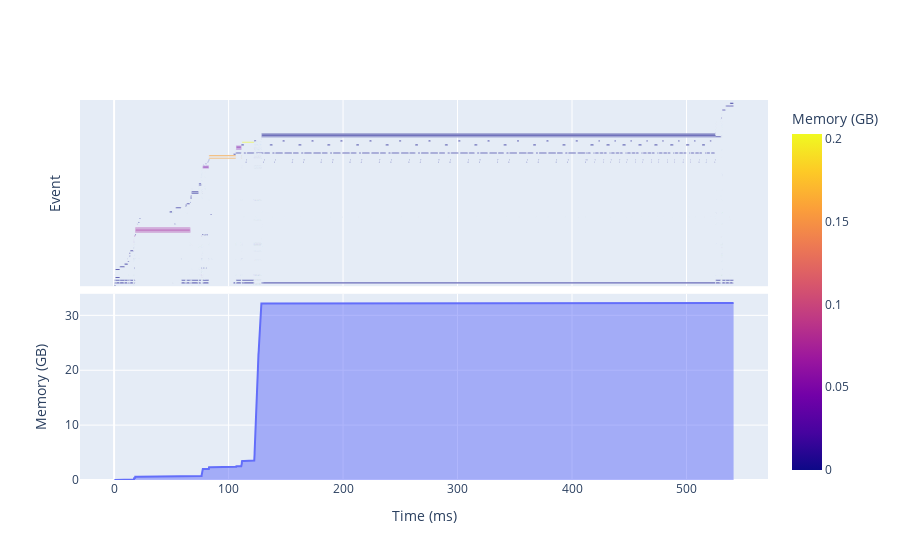

This figure's notebook cell:
### Code cell
df["main_module"] = df["module"].apply(
    lambda x: x.split("/")[1] if len(x.split("/")) > 1 else x
)
# df['delta'] = df['Finish'] - df['Start']
df["delta"] = df["cpu_end"] - df["cpu_start"]
df = df.sort_values("cpu_start")


# Create cumulative memory usage
df["cumulative_memory"] = df["memory"].cumsum()


# fig = px.timeline(evs, x_start="cpu_start", x_end="cpu_end", y="name", color="device", title="Memory Usage Timeline")
# fig = px.timeline(
#     df,
#     x_start="cpu_start",
#     x_end="cpu_end",
#     y="main_module",
#     color="memory",
#     title="Memory Usage Timeline",
#     hover_data="module",
# )  # , color_continuous_scale=px.colors.sequential.Teal)
# fig.update_yaxes(visible=False)
#
# fig.update_yaxes(autorange="reversed")
#
# fig.layout.xaxis.type = 'linear'
# make gantt instead of timeline
fig_timeline = px.timeline(
    df,
    x_start="cpu_start",
    x_end="cpu_end",
    y="name",
    color="memory",
    title="Memory Usage Timeline",
    hover_data="module",
    color_continuous_scale=px.colors.sequential.BuGn,
)
fig_timeline.update_yaxes(visible=False)
fig_timeline.layout.xaxis.type = "linear"
fig_timeline.data[0].x = df.delta.tolist()

# # Create the plot
fig_area = px.area(
    df,
    x="cpu_start",
    y="cumulative_memory",
    title="GPU Memory Usage Over Time",
    labels={"timestamp": "Time", "cumulative_memory": "Memory Usage (GB)"},
)

import plotly.graph_objects as go
from plotly.subplots import make_subplots

# i want to overlay the timeline and the area plot that is, both in the same figure
# it needs to be a timeline

fig = make_subplots(rows=2, cols=1, shared_xaxes=True, vertical_spacing=0.02)
timeline_trace = fig.add_trace(fig_timeline.data[0], row=1, col=1)
area_trace = fig.add_trace(fig_area.data[0], row=2, col=1)

# colors = 
max_mem = df.memory.max()
# timeblock_color = [px.colors.sequential.RdBu_r[int(m)] for m in df.memory]
# timeblock_color = [px.colors.sequential.Plotly3[int(9*m/max_mem)] for m in df.memory]

# invisible y acis for the timeline
# fig.update_yaxes(visible=False, row=1, col=1)
# update y axis to 0 to 10 for the area plot
# fig.update_yaxes(range=[0, 16], row=2, col=1)
# y label is event
fig.update_yaxes(title_text="Event", row=1, col=1)
# remove ticks from y axis
fig.update_yaxes(showticklabels=False, row=1, col=1)

# update colorscheme of timeline to Teal
# timeline_trace
# fig.update_traces(marker=dict(color=df["memory"], colorscale=px.colors.sequential.BuGn), selector=dict(type="bar"))
# fig.update_traces(marker=dict(color=timeblock_color, ), selector=dict(type="bar"), overwrite=True)
# fig.update_layout(coloraxis_colorbar=dict(title="Memory (GB)"))
# add colorbar to legend
fig.update_layout(coloraxis_colorbar=dict(title="Memory (GB)"))

# x axis is ms
fig.update_xaxes(title_text="Time (ms)", row=2, col=1)
# y axis is memory in GB
fig.update_yaxes(title_text="Memory (GB)", row=2, col=1)

# add vertical lines for each main_module's start_time with its main_module as label
# main_df = df.groupby("main_module").first()
# for i, row in main_df.iterrows():
#     fig.add_vline(x=row.cpu_start, line_width=1, line_dash="dot", line_color="red", row=1, col=1)
#     fig.add_vline(x=row.cpu_start, line_width=1, line_dash="dot", line_color="red", row=2, col=1)

# main_df = df.groupby("main_module").first()
# for i, row in main_df.iterrows():
#     # set annotation text at 45 degree angle
#     # fig.add_vline(x=row.cpu_start, line_width=1, line_dash="dot", line_color="red", row=1, col=1, annotation_text=row.name, annotation_angle=45)
#     # fig.add_vline(x=row.cpu_start, line_width=1, line_dash="dot", line_color="red", row=2, col=1, annotation_text=row.name)
#     # use vrect instead
#     fig.add_vrect(x0=row.cpu_start, x1=row.cpu_end, fillcolor="red", opacity=0.1, layer="below", row=1, col=1)
#     fig.add_vrect(x0=row.cpu_start, x1=row.cpu_end, fillcolor="red", opacity=0.1, layer="below", row=2, col=1)






# doesn't work try something else
# add a colorbar to the right of the figure


# add  to fig overlay adapt to px.bar

fig.show()

### Figure 1 — Plotly figure (JSON) as saved in the notebook; plotly's stock layout.template omitted (floating-point values rounded to 4 significant figures; data arrays with more than 128 entries replaced by an {"elided": "..."} marker saying what was removed)
{"data": [{"alignmentgroup": "True", "base": {"elided": "3250 float values"}, "customdata": {"elided": "3250x1 str values"}, "hovertemplate": "cpu_start=%{base}<br>cpu_end=%{x}<br>name=%{y}<br>module=%{customdata[0]}<br>memory=%{marker.color}<extra></extra>", "legendgroup": "", "marker": {"color": {"elided": "3250 float values"}, "coloraxis": "coloraxis", "pattern": {"shape": ""}}, "name": "", "offsetgroup": "", "orientation": "h", "showlegend": false, "textposition": "auto", "type": "bar", "x": {"elided": "3250 float values"}, "xaxis": "x", "y": {"elided": "3250 str values"}, "yaxis": "y"}, {"fillpattern": {"shape": ""}, "hovertemplate": "cpu_start=%{x}<br>Memory Usage (GB)=%{y}<extra></extra>", "legendgroup": "", "line": {"color": "#636efa"}, "marker": {"symbol": "circle"}, "mode": "lines", "name": "", "orientation": "v", "showlegend": false, "stackgroup": "1", "type": "scatter", "x": {"elided": "3250 float values"}, "xaxis": "x2", "y": {"elided": "3250 float values"}, "yaxis": "y2"}], "layout": {"coloraxis": {"colorbar": {"title": {"text": "Memory (GB)"}}}, "xaxis": {"anchor": "y", "domain": [0, 1], "matches": "x2", "showticklabels": false}, "xaxis2": {"anchor": "y2", "domain": [0, 1], "title": {"text": "Time (ms)"}}, "yaxis": {"anchor": "x", "domain": [0.51, 1], "showticklabels": false, "title": {"text": "Event"}}, "yaxis2": {"anchor": "x2", "domain": [0, 0.49], "title": {"text": "Memory (GB)"}}}}
